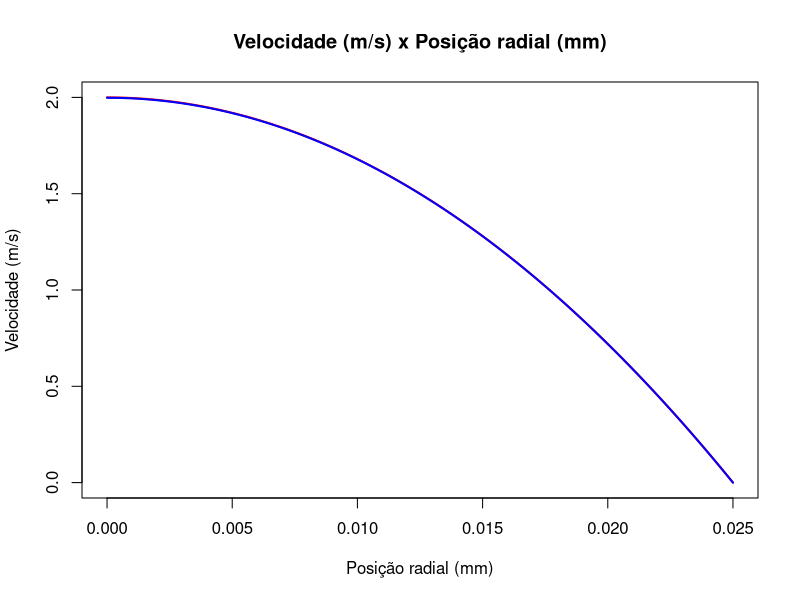

Write R code to recreate this figure.
rm(list = ls())

library(flextable)

dpdz <- -12.928
mu <- 1.01 * 10^-3
R <- 25 * 10^-3
N <- 1000 # numero de pontos analisados 
dr <- R/N # passo no espaço

N <- N + 1

r_seq <- seq(from = 0.0, to = R, by = dr)
r_seq_analytical <- seq(from = 0.0, to = R, by = 10^-6)
u_analytical <- dpdz / (4 * mu) * (r_seq_analytical^2 - R^2)

plot(
  NULL,
  main = "Velocidade (m/s) x Posição radial (mm)",
  xlab = "Posição radial (mm)",
  ylab = "Velocidade (m/s)",
  xlim = c(0, max(r_seq_analytical)),
  ylim = c(0, max(u_analytical))
)

lines(r_seq_analytical, u_analytical, lwd = 2, col = "red")

# agora é a analise numerica

# matriz que representa os coeficientes do sistema linear
A <- matrix(0, ncol = N, nrow = N)
line <- 0

# matriz coluna (vetor vertical) que representa os termos independentes
b <- rep(0, N)

for (ri in r_seq) {
  line <- line + 1
  
  if (ri == 0) {
    # condição de simetria
    A[line, line + 1] <- 1
    A[line, line] <- -1
    
    b[line] <- (dpdz / mu) * (1/4) * dr^2
  } else if (ri == R) {
    # na borda do cano, velocidade nula (cond de contorno)
    # assim temos 1 * u_R = 0 ==> u_R = 0
    
    A[line, line] <- 1
    b[line] <- 0
  } else {
    # no interno
    A[line, line + 1] <- 1 + ri / dr
    A[line, line] <- -1 - 2 * ri / dr
    A[line, line - 1] <- ri / dr
    
    b[line] <- (dpdz / mu) * ri * dr
  }
}

u_numerical <- solve(A) %*% b
lines(r_seq, u_numerical, lwd = 2, col = "blue")
